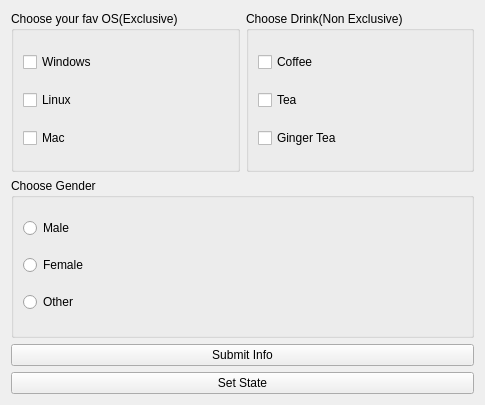
<?xml version="1.0" encoding="UTF-8"?>
<ui version="4.0">
 <class>Widget</class>
 <widget class="QWidget" name="Widget">
  <property name="geometry">
   <rect>
    <x>0</x>
    <y>0</y>
    <width>485</width>
    <height>405</height>
   </rect>
  </property>
  <property name="windowTitle">
   <string>Widget</string>
  </property>
  <layout class="QVBoxLayout" name="verticalLayout_4">
   <item>
    <layout class="QHBoxLayout" name="horizontalLayout">
     <item>
      <widget class="QGroupBox" name="groupBox">
       <property name="title">
        <string>Choose your fav OS(Exclusive)</string>
       </property>
       <layout class="QVBoxLayout" name="verticalLayout">
        <item>
         <widget class="QCheckBox" name="windowsCheckbox">
          <property name="text">
           <string>Windows</string>
          </property>
         </widget>
        </item>
        <item>
         <widget class="QCheckBox" name="linuxCheckbox">
          <property name="text">
           <string>Linux</string>
          </property>
         </widget>
        </item>
        <item>
         <widget class="QCheckBox" name="macCheckbox">
          <property name="text">
           <string>Mac</string>
          </property>
         </widget>
        </item>
       </layout>
      </widget>
     </item>
     <item>
      <widget class="QGroupBox" name="groupBox_2">
       <property name="title">
        <string>Choose Drink(Non Exclusive)</string>
       </property>
       <layout class="QVBoxLayout" name="verticalLayout_2">
        <item>
         <widget class="QCheckBox" name="coffeeCheckbox">
          <property name="text">
           <string>Coffee</string>
          </property>
         </widget>
        </item>
        <item>
         <widget class="QCheckBox" name="teaCheckbox">
          <property name="text">
           <string>Tea</string>
          </property>
         </widget>
        </item>
        <item>
         <widget class="QCheckBox" name="gingerteaCheckbox">
          <property name="text">
           <string>Ginger Tea</string>
          </property>
         </widget>
        </item>
       </layout>
      </widget>
     </item>
    </layout>
   </item>
   <item>
    <widget class="QGroupBox" name="groupBox_3">
     <property name="title">
      <string>Choose Gender</string>
     </property>
     <layout class="QVBoxLayout" name="verticalLayout_3">
      <item>
       <widget class="QRadioButton" name="maleRadiobutton">
        <property name="text">
         <string>Male</string>
        </property>
       </widget>
      </item>
      <item>
       <widget class="QRadioButton" name="femaleRadiobutton">
        <property name="text">
         <string>Female</string>
        </property>
       </widget>
      </item>
      <item>
       <widget class="QRadioButton" name="otherRadiobutton">
        <property name="text">
         <string>Other</string>
        </property>
       </widget>
      </item>
     </layout>
    </widget>
   </item>
   <item>
    <widget class="QPushButton" name="grabData">
     <property name="text">
      <string>Submit Info</string>
     </property>
    </widget>
   </item>
   <item>
    <widget class="QPushButton" name="setStateButton">
     <property name="text">
      <string>Set State</string>
     </property>
    </widget>
   </item>
  </layout>
 </widget>
 <resources/>
 <connections/>
</ui>
